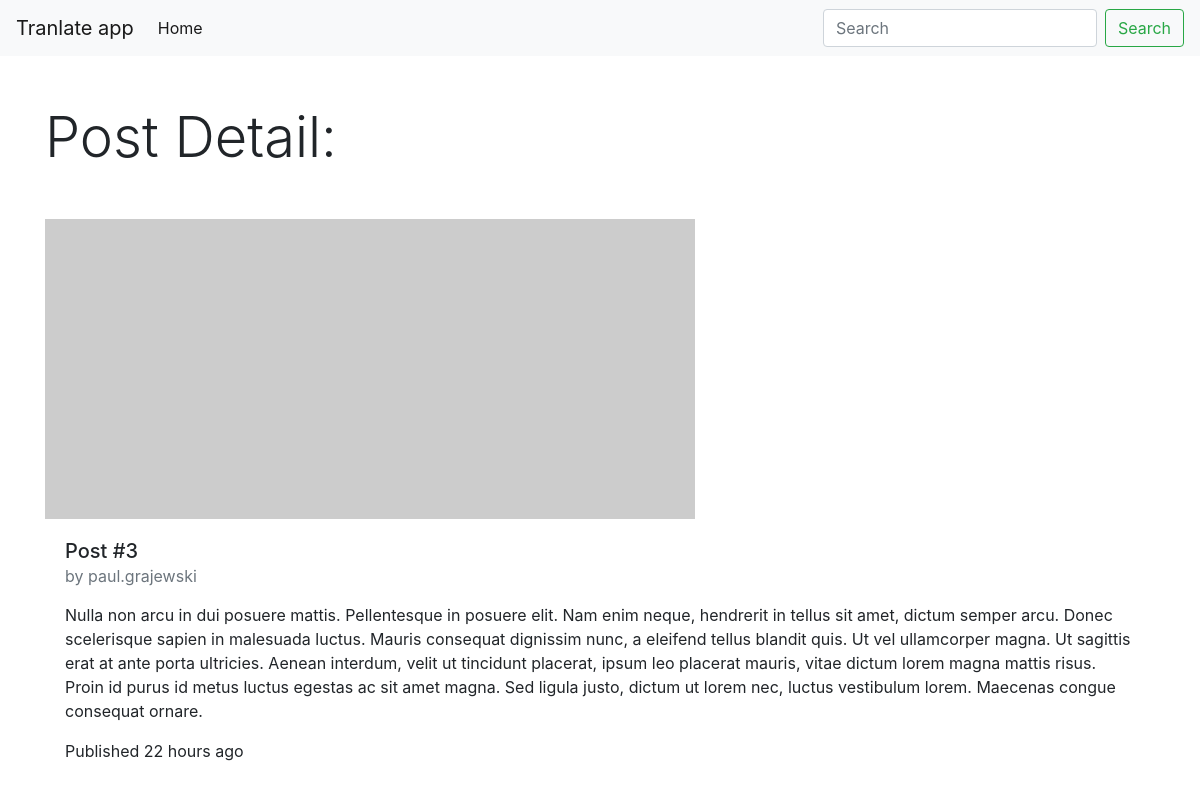
Page /blog/2019/11/2/post-3/ on the committed database.
### translateApp/models.py (models this page shows, shortened)
class Post(models.Model):
    STATUS_CHOICES = (
        ('draft','Draft'),
        ('published', 'Published'),
    )
    title = models.CharField(_('title'),max_length=250)
    slug = models.SlugField(_('slug'),max_length=250,
                            unique_for_date='publish')
    author = models.ForeignKey(User,
                                on_delete=models.CASCADE,
                                related_name='blog_posts',
                                verbose_name=_('author'),)
    body = models.TextField(_('body'))
    publish = models.DateTimeField(_('publish'),default=timezone.now)
    created = models.DateTimeField(_('created'),auto_now_add=True)
    updated = models.DateTimeField(_('updated'),auto_now=True)
    status = models.CharField(_('status'),max_length=10,
                                choices=STATUS_CHOICES,
                                default='draft')
    objects = models.Manager()
    published = PublishedManager()
    class Meta:
        ordering = ('-publish',)
        verbose_name = _('Post')
        verbose_name_plural = _('Posts')

### translateApp/views.py (the view)
def post_detail(request, year, month, day, post):
    post = get_object_or_404(Post, slug=post,
                                    status='published',
                                    publish__year=year,
                                    publish__month=month,
                                    publish__day=day)
    return render(request,
                'blog/post/detail.html',
                {'post': post})

### translateApp/templates/blog/post/detail.html (shortened to what this page needs)
{% extends "blog/base.html" %}
{% load humanize %}
{% block content %}
<h1 class="display-4 mt-5 mb-5">Post Detail:</h1>
        <img src="https://via.placeholder.com/650x300" alt="...">
        <div class="card-body">
            <h5 class="card-title"> {{ post.title }}<br><small class="text-muted">by {{ post.author }}</small></h5>
            <p class="card-text">{{ post.body|linebreaks }}</p>
            <p class="card-text mt-2">Published {{ post.publish|naturaltime }}</p>
        </div>
{% endblock %}

### rows in the picture
Post: title "Post #3", author "paul.grajewski", body "Nulla non arcu in dui posuere mattis. Pellentesque in posuere elit. Nam enim neque, hendrerit in tellus sit amet, dictum semper arcu. Donec scelerisque sapien in malesuada luctus. Mauris consequat dignissim nunc, a eleifend tellus blandit quis. Ut vel ullamcorper magna. Ut sagittis erat at ante porta ultricies. Aenean interdum, velit ut tincidunt placerat, ipsum leo placerat mauris, vitae dictum lorem magna mattis risus. Proin id purus id metus luctus egestas ac sit amet magna. Sed ligula justo, dictum ut lorem nec, luctus vestibulum lorem. Maecenas congue consequat ornare.", publish "22 hours ago"
